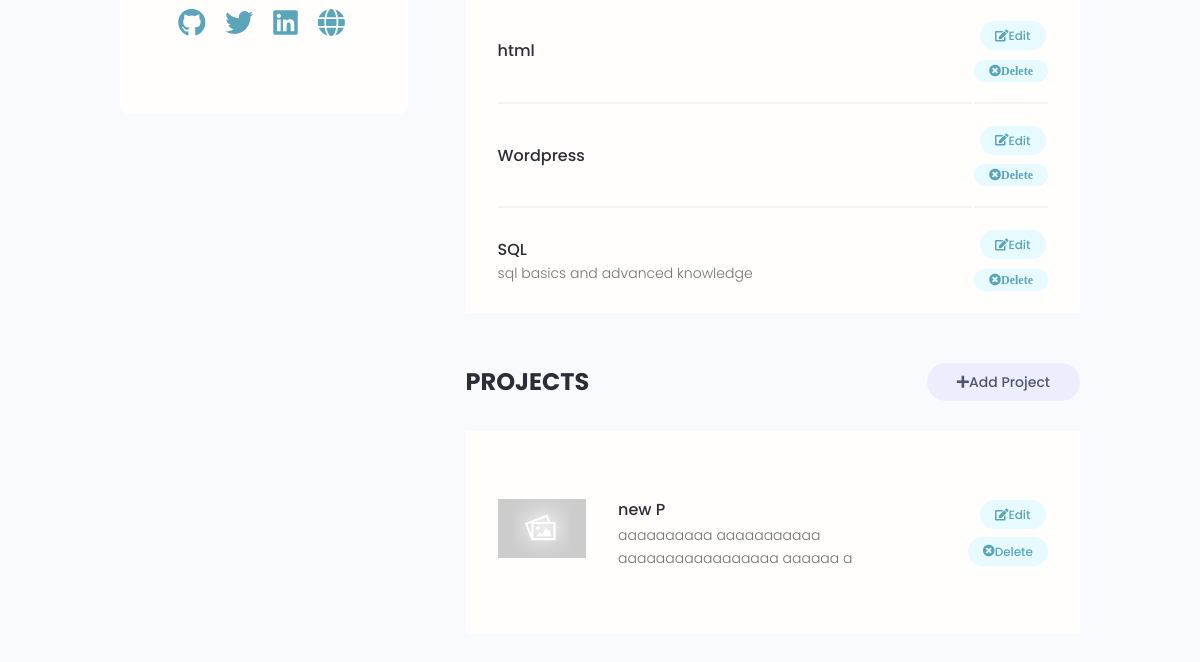
Page /account/ (signed in, lower part) on the earlier database version.
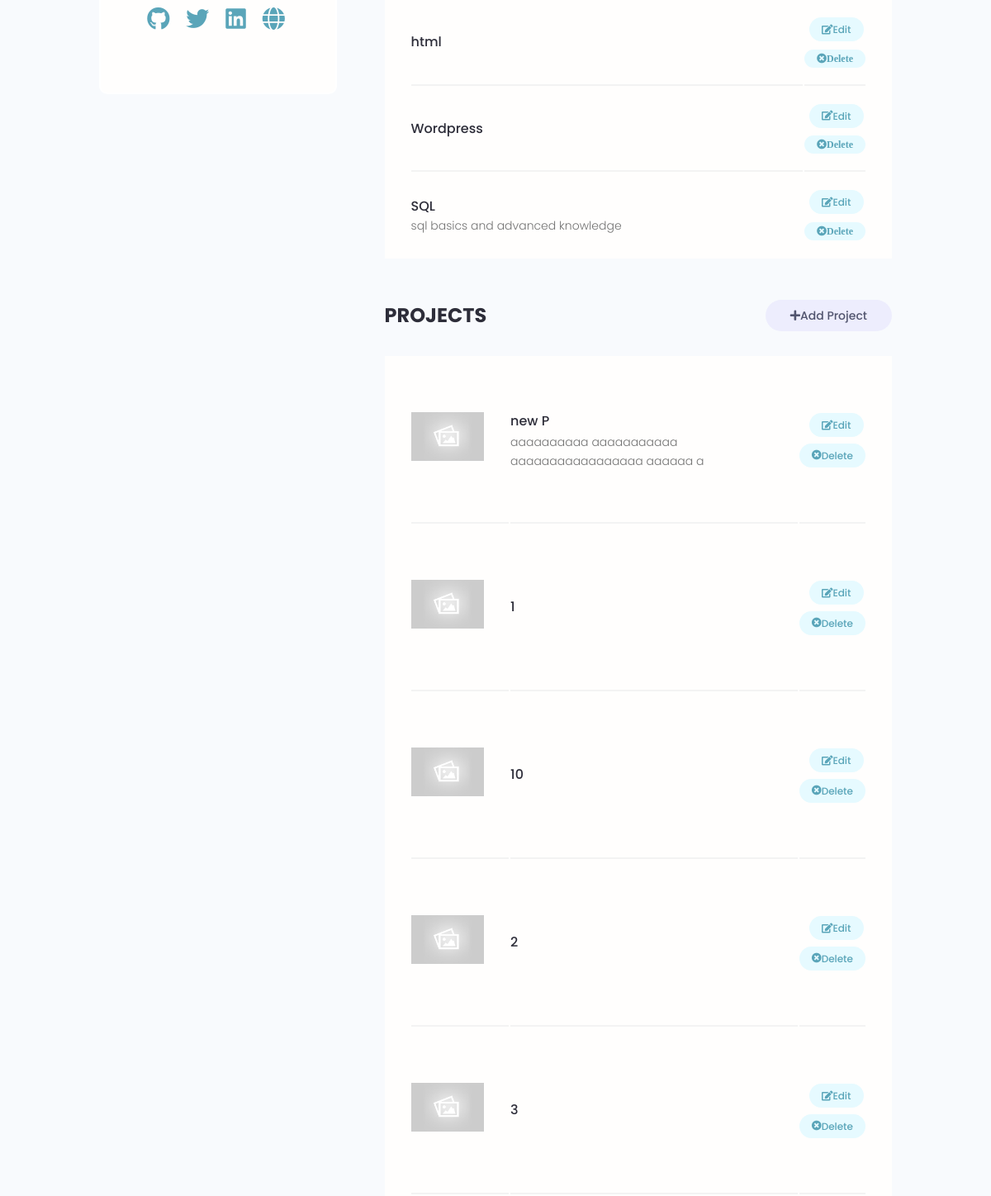
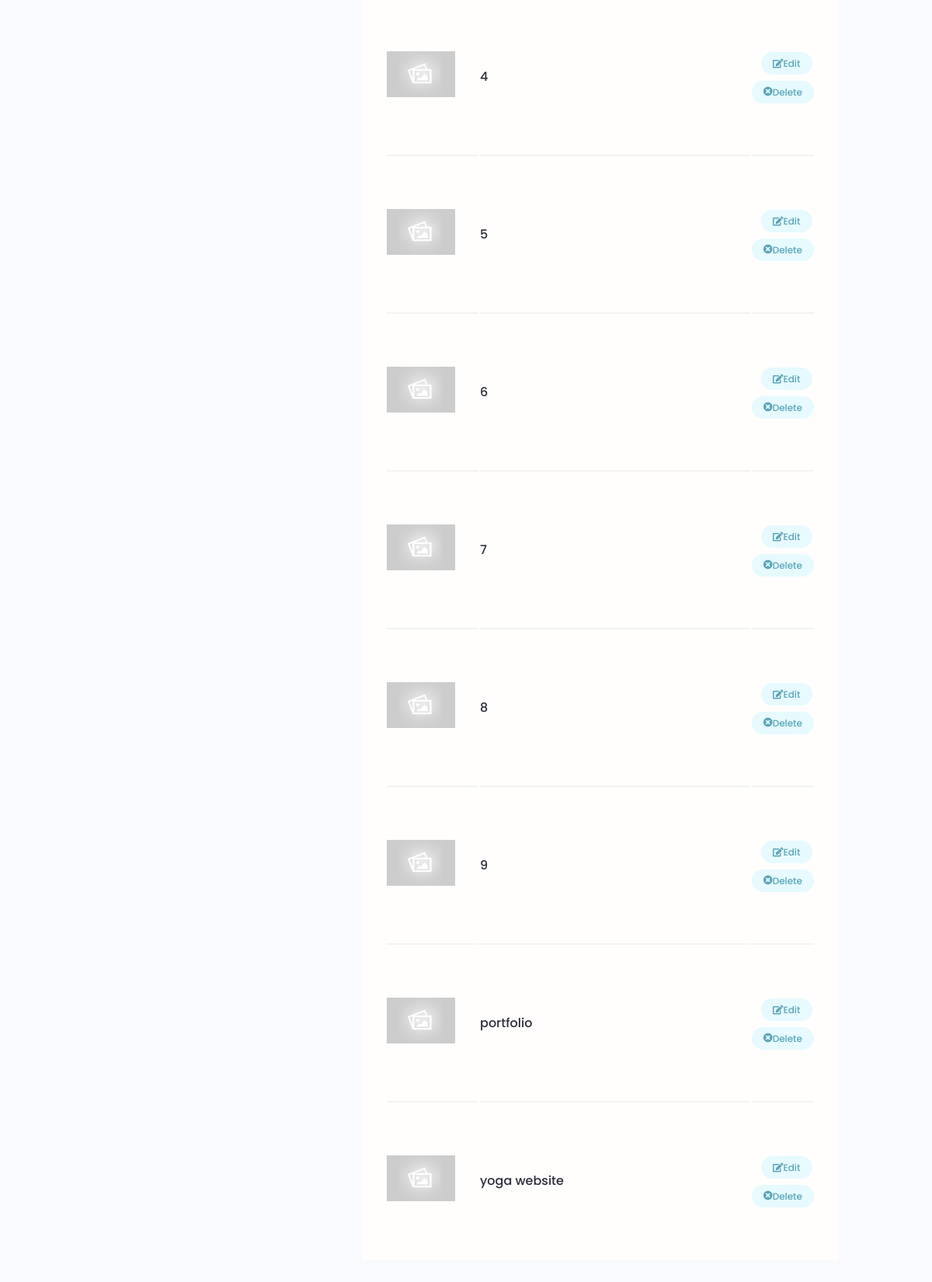
Same page on the later database version (2 pictures, top to bottom).
### users/models.py (models this page shows, shortened)
class Skill(models.Model):
    owner = models.ForeignKey(Profile,on_delete=models.CASCADE,null=True,blank=True)
    name =  models.CharField(max_length=200,null=True,blank=True)
    description = models.TextField(null=True,blank=True)
    created = models.DateTimeField(auto_now_add=True)
    id = models.UUIDField(default=uuid.uuid4, unique = True,
                          primary_key=True,editable=False)

### projects/models.py (models this page shows, shortened)
class Project(models.Model):
    owner = models.ForeignKey(Profile,null=True,blank=True,on_delete=models.SET_NULL)
    title = models.CharField(max_length=200)
    description = models.TextField(null=True,blank=True)
    featured_image = models.ImageField(null=True,blank=True,default='default.jpg')
    demo_link = models.CharField(max_length=2000, null=True,blank=True)
    source_link = models.CharField(max_length=2000,null=True,blank=True)
    tags = models.ManyToManyField('Tag',blank=True)
    vote_total = models.IntegerField(default=0,null=True,blank=True)
    vote_ratio = models.IntegerField(default=0,null=True,blank=True)
    created = models.DateTimeField(auto_now_add=True)
    id = models.UUIDField(default=uuid.uuid4, unique = True,
                          primary_key=True,editable=False)
    class Meta:
        ordering = ['-vote_ratio' , '-vote_total' , 'title' ]

### users/views.py (the view)
# urls.py: path('account/',views.userAccount, name = "account"),
@login_required(login_url='login')
def userAccount(request):
   profile = request.user.profile
   skills = profile.skill_set.all()
   projects = profile.project_set.all()
   context = {'profile' :profile,'skills':skills,'projects':projects}
   return render(request,'users/account.html',context)

### users/templates/users/account.html (shortened to what this page needs)
{% extends 'main.html' %}
{% block content %}
<main class="settingsPage profile my-md">
    <div class="container">
      <div class="layout">
        <div class="column column--1of3">
          <div class="card text-center">
            <div class="card__body dev">
              <ul class="dev__social">
                {% if profile.social_github %}
                <li>
                    <a title="Github" href="{{profile.social_github}}" target="_blank"><i class="fab fa-github"></i></a>
                </li>
                {% endif %}
                {% if profile.social_twitter %}
                <li>
                <a title="Twitter" href="{{profile.social_twitter}}" target="_blank"><i class="fab fa-twitter"></i></a>
            </li>
            {% endif %}
            {% if profile.social_linkedin %}
            <li>
                <a title="LinkedIn" href="{{profile.social_linkedin}}" target="_blank"><i class="fab fa-linkedin"></i></a>
            </li>
            {% endif %}
            {% if profile.social_website %}
            <li>
                <a title="Personal Website" href="{{profile.social_website}}" target="_blank" class="dev__social-globe"><i class="fas fa-globe"></i></a>
            </li>
            {% endif %}
        </ul>
            </div>
          </div>
        </div>
        <div class="column column--2of3">
          <table class="settings__table">
            {% for skill in skills %}
            <tr>
              <td class="settings__tableInfo">
                <h4>{{skill.name}}</h4>
                <p>{{skill.description}}</p>
              </td>
              <td class="settings__tableActions">
                <a class="tag tag--pill tag--main settings__btn" href="{% url 'update-skill' skill.id %}"><i class="fas fa-edit"></i> Edit</a>
                <a class="tag tag--pill tag--main settings__btn"
                href="{% url 'delete-skill' skill.id %}?next=/account">
                  <i class="fas fa-times-circle">Delete</i></a>
                </td>
              </tr>
              {% endfor %}
            </table>
          <div class="settings">
            <h3 class="settings__title">Projects</h3>
            <a class="tag tag--pill tag--sub settings__btn tag--lg" href="{% url 'create-project' %}"><i class="fas fa-plus"></i> Add Project</a>  </div>
          <table class="settings__table">
            {% for project in projects %}
            <tr>
              <td class="settings__thumbnail">
                <a href="{% url 'project' project.id %}"><img src="{{project.featured_image.url}}" alt="Project Thumbnail" /></a>
              </td>
              <td class="settings__tableInfo">
                <a href="{% url 'project' project.id %}"">{{project.title}}</a>
                <p>
                  {{project.description|slice:"50"}}
                </p>
              </td>
              <td class="settings__tableActions">
                <a class="tag tag--pill tag--main settings__btn" href="{% url 'update-project' project.id %}"><i class="fas fa-edit"></i> Edit</a>
                <a class="tag tag--pill tag--main settings__btn" href="{% url 'delete-project' project.id %}?next=/account"><i class="fas fa-times-circle"></i> Delete</a>
              </td>
                {% endfor %}
          </table>
        </div>
      </div>
    </div>
  </main>
  {% endblock %}

Differences in the rows shown:
added Project: featured_image (placeholder picture), title "1"
added Project: featured_image (placeholder picture), title "10"
added Project: featured_image (placeholder picture), title "2"
added Project: featured_image (placeholder picture), title "3"
added Project: featured_image (placeholder picture), title "4"
added Project: featured_image (placeholder picture), title "5"
added Project: featured_image (placeholder picture), title "6"
added Project: featured_image (placeholder picture), title "7"
added Project: featured_image (placeholder picture), title "8"
added Project: featured_image (placeholder picture), title "9"
added Project: featured_image (placeholder picture), title "portfolio"
added Project: featured_image (placeholder picture), title "yoga website"
